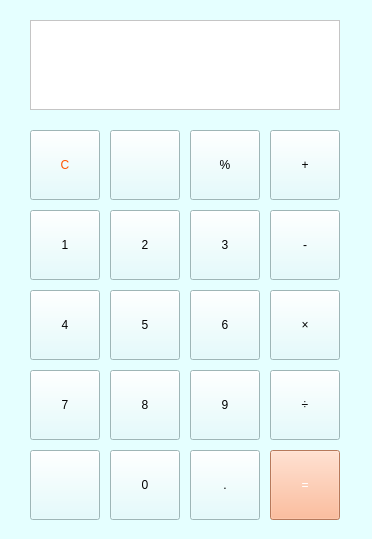
<?xml version="1.0" encoding="UTF-8"?>
<ui version="4.0">
 <class>MainWindow</class>
 <widget class="QMainWindow" name="MainWindow">
  <property name="geometry">
   <rect>
    <x>0</x>
    <y>0</y>
    <width>372</width>
    <height>539</height>
   </rect>
  </property>
  <property name="minimumSize">
   <size>
    <width>372</width>
    <height>539</height>
   </size>
  </property>
  <property name="maximumSize">
   <size>
    <width>372</width>
    <height>539</height>
   </size>
  </property>
  <property name="windowTitle">
   <string>Calculator</string>
  </property>
  <property name="styleSheet">
   <string notr="true">background-color: rgb(229, 255, 255);</string>
  </property>
  <widget class="QWidget" name="centralwidget">
   <widget class="QWidget" name="widget" native="true">
    <property name="geometry">
     <rect>
      <x>0</x>
      <y>20</y>
      <width>421</width>
      <height>581</height>
     </rect>
    </property>
    <widget class="QPushButton" name="butt1">
     <property name="geometry">
      <rect>
       <x>30</x>
       <y>190</y>
       <width>70</width>
       <height>70</height>
      </rect>
     </property>
     <property name="styleSheet">
      <string notr="true">
font: 12pt &quot;宋体&quot;;
background-color: rgb(221, 253, 255);</string>
     </property>
     <property name="text">
      <string>1</string>
     </property>
    </widget>
    <widget class="QPushButton" name="butt2">
     <property name="geometry">
      <rect>
       <x>110</x>
       <y>190</y>
       <width>70</width>
       <height>70</height>
      </rect>
     </property>
     <property name="styleSheet">
      <string notr="true">
font: 12pt &quot;宋体&quot;;
background-color: rgb(221, 253, 255);</string>
     </property>
     <property name="text">
      <string>2</string>
     </property>
    </widget>
    <widget class="QPushButton" name="butt3">
     <property name="geometry">
      <rect>
       <x>190</x>
       <y>190</y>
       <width>70</width>
       <height>70</height>
      </rect>
     </property>
     <property name="styleSheet">
      <string notr="true">
font: 12pt &quot;宋体&quot;;
background-color: rgb(221, 253, 255);</string>
     </property>
     <property name="text">
      <string>3</string>
     </property>
    </widget>
    <widget class="QPushButton" name="butt4">
     <property name="geometry">
      <rect>
       <x>30</x>
       <y>270</y>
       <width>70</width>
       <height>70</height>
      </rect>
     </property>
     <property name="styleSheet">
      <string notr="true">
font: 12pt &quot;宋体&quot;;
background-color: rgb(221, 253, 255);</string>
     </property>
     <property name="text">
      <string>4</string>
     </property>
    </widget>
    <widget class="QPushButton" name="butt5">
     <property name="geometry">
      <rect>
       <x>110</x>
       <y>270</y>
       <width>70</width>
       <height>70</height>
      </rect>
     </property>
     <property name="styleSheet">
      <string notr="true">
font: 12pt &quot;宋体&quot;;
background-color: rgb(221, 253, 255);</string>
     </property>
     <property name="text">
      <string>5</string>
     </property>
    </widget>
    <widget class="QPushButton" name="butt6">
     <property name="geometry">
      <rect>
       <x>190</x>
       <y>270</y>
       <width>70</width>
       <height>70</height>
      </rect>
     </property>
     <property name="styleSheet">
      <string notr="true">
font: 12pt &quot;宋体&quot;;
background-color: rgb(221, 253, 255);</string>
     </property>
     <property name="text">
      <string>6</string>
     </property>
    </widget>
    <widget class="QPushButton" name="butt7">
     <property name="geometry">
      <rect>
       <x>30</x>
       <y>350</y>
       <width>70</width>
       <height>70</height>
      </rect>
     </property>
     <property name="styleSheet">
      <string notr="true">
font: 12pt &quot;宋体&quot;;
background-color: rgb(221, 253, 255);</string>
     </property>
     <property name="text">
      <string>7</string>
     </property>
    </widget>
    <widget class="QPushButton" name="butt_minus">
     <property name="geometry">
      <rect>
       <x>270</x>
       <y>190</y>
       <width>70</width>
       <height>70</height>
      </rect>
     </property>
     <property name="styleSheet">
      <string notr="true">
font: 18pt &quot;宋体&quot;;
background-color: rgb(221, 253, 255);</string>
     </property>
     <property name="text">
      <string>-</string>
     </property>
    </widget>
    <widget class="QPushButton" name="butt8">
     <property name="geometry">
      <rect>
       <x>110</x>
       <y>350</y>
       <width>70</width>
       <height>70</height>
      </rect>
     </property>
     <property name="styleSheet">
      <string notr="true">
font: 12pt &quot;宋体&quot;;
background-color: rgb(221, 253, 255);</string>
     </property>
     <property name="text">
      <string>8</string>
     </property>
    </widget>
    <widget class="QPushButton" name="butt9">
     <property name="geometry">
      <rect>
       <x>190</x>
       <y>350</y>
       <width>70</width>
       <height>70</height>
      </rect>
     </property>
     <property name="styleSheet">
      <string notr="true">
font: 12pt &quot;宋体&quot;;
background-color: rgb(221, 253, 255);</string>
     </property>
     <property name="text">
      <string>9</string>
     </property>
    </widget>
    <widget class="QPushButton" name="butt_multiple">
     <property name="geometry">
      <rect>
       <x>270</x>
       <y>270</y>
       <width>70</width>
       <height>70</height>
      </rect>
     </property>
     <property name="styleSheet">
      <string notr="true">
font: 12pt &quot;宋体&quot;;
background-color: rgb(221, 253, 255);</string>
     </property>
     <property name="text">
      <string>×</string>
     </property>
    </widget>
    <widget class="QPushButton" name="butt_division">
     <property name="geometry">
      <rect>
       <x>270</x>
       <y>350</y>
       <width>70</width>
       <height>70</height>
      </rect>
     </property>
     <property name="styleSheet">
      <string notr="true">
font: 12pt &quot;宋体&quot;;
background-color: rgb(221, 253, 255);</string>
     </property>
     <property name="text">
      <string>÷</string>
     </property>
    </widget>
    <widget class="QPushButton" name="butt0">
     <property name="geometry">
      <rect>
       <x>110</x>
       <y>430</y>
       <width>70</width>
       <height>70</height>
      </rect>
     </property>
     <property name="styleSheet">
      <string notr="true">
font: 12pt &quot;宋体&quot;;
background-color: rgb(221, 253, 255);</string>
     </property>
     <property name="text">
      <string>0</string>
     </property>
    </widget>
    <widget class="QPushButton" name="butt_plus">
     <property name="geometry">
      <rect>
       <x>270</x>
       <y>110</y>
       <width>70</width>
       <height>70</height>
      </rect>
     </property>
     <property name="styleSheet">
      <string notr="true">
font: 18pt &quot;宋体&quot;;
background-color: rgb(221, 253, 255);</string>
     </property>
     <property name="text">
      <string>+</string>
     </property>
    </widget>
    <widget class="QPushButton" name="butt_dot">
     <property name="geometry">
      <rect>
       <x>190</x>
       <y>430</y>
       <width>70</width>
       <height>70</height>
      </rect>
     </property>
     <property name="styleSheet">
      <string notr="true">
font: 12pt &quot;宋体&quot;;
background-color: rgb(221, 253, 255);</string>
     </property>
     <property name="text">
      <string>.</string>
     </property>
    </widget>
    <widget class="QPushButton" name="butt_per">
     <property name="geometry">
      <rect>
       <x>190</x>
       <y>110</y>
       <width>70</width>
       <height>70</height>
      </rect>
     </property>
     <property name="styleSheet">
      <string notr="true">
font: 12pt &quot;宋体&quot;;
background-color: rgb(221, 253, 255);</string>
     </property>
     <property name="text">
      <string>%</string>
     </property>
    </widget>
    <widget class="QPushButton" name="butt_restart">
     <property name="geometry">
      <rect>
       <x>30</x>
       <y>110</y>
       <width>70</width>
       <height>70</height>
      </rect>
     </property>
     <property name="styleSheet">
      <string notr="true">font: 75 14pt &quot;Arial&quot;;
background-color: rgb(221, 253, 255);
color: rgb(255, 85, 0);</string>
     </property>
     <property name="text">
      <string>C</string>
     </property>
    </widget>
    <widget class="QPushButton" name="butt_back">
     <property name="geometry">
      <rect>
       <x>110</x>
       <y>110</y>
       <width>70</width>
       <height>70</height>
      </rect>
     </property>
     <property name="styleSheet">
      <string notr="true">image: url(:/pic/image/back.png);
font: 12pt &quot;宋体&quot;;
background-color: rgb(221, 253, 255);</string>
     </property>
     <property name="text">
      <string/>
     </property>
    </widget>
    <widget class="QPushButton" name="butt_equal">
     <property name="geometry">
      <rect>
       <x>270</x>
       <y>430</y>
       <width>70</width>
       <height>70</height>
      </rect>
     </property>
     <property name="styleSheet">
      <string notr="true">
font: 12pt &quot;宋体&quot;;
color: rgb(255, 255, 255);
background-color:rgb(255, 170, 127);</string>
     </property>
     <property name="text">
      <string>=</string>
     </property>
    </widget>
    <widget class="QPushButton" name="butt_logo">
     <property name="geometry">
      <rect>
       <x>30</x>
       <y>430</y>
       <width>70</width>
       <height>70</height>
      </rect>
     </property>
     <property name="styleSheet">
      <string notr="true">image: url(:/pic/image/logo.png);
font: 12pt &quot;宋体&quot;;
background-color: rgb(221, 253, 255);</string>
     </property>
     <property name="text">
      <string/>
     </property>
    </widget>
    <widget class="QTextBrowser" name="output">
     <property name="geometry">
      <rect>
       <x>30</x>
       <y>0</y>
       <width>310</width>
       <height>90</height>
      </rect>
     </property>
     <property name="styleSheet">
      <string notr="true">background-color: rgb(255, 255, 255);
font: 16pt &quot;宋体&quot;;</string>
     </property>
     <property name="html">
      <string>&lt;!DOCTYPE HTML PUBLIC &quot;-//W3C//DTD HTML 4.0//EN&quot; &quot;http://www.w3.org/TR/REC-html40/strict.dtd&quot;&gt;
&lt;html&gt;&lt;head&gt;&lt;meta name=&quot;qrichtext&quot; content=&quot;1&quot; /&gt;&lt;style type=&quot;text/css&quot;&gt;
p, li { white-space: pre-wrap; }
&lt;/style&gt;&lt;/head&gt;&lt;body style=&quot; font-family:'宋体'; font-size:16pt; font-weight:400; font-style:normal;&quot;&gt;
&lt;p style=&quot;-qt-paragraph-type:empty; margin-top:0px; margin-bottom:0px; margin-left:0px; margin-right:0px; -qt-block-indent:0; text-indent:0px;&quot;&gt;&lt;br /&gt;&lt;/p&gt;&lt;/body&gt;&lt;/html&gt;</string>
     </property>
    </widget>
   </widget>
  </widget>
 </widget>
 <resources>
  <include location="rs_calculator.qrc"/>
 </resources>
 <connections/>
</ui>
